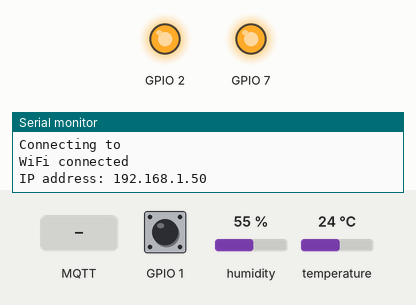
This sketch was run on a simulated ESP32-S3. Parts: output pins drawn as LEDs (lit = HIGH), the last lines printed to the serial monitor. Inputs (shaded band) come from the test bench; at power-on: GPIO 1 HIGH, humidity 55 %, temperature 24 °C. WiFi joins after 1.5 s; servers stay silent unless stated; no MQTT or app messages arrive unless stated.

Above: at 3.2 s.
3.3 s: MQTT message "on" arrives on the first subscribed topic
At 6.0 s:
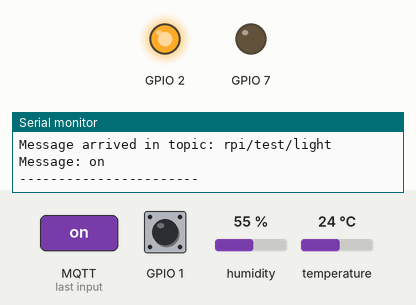
6.3 s: MQTT message "rpi/test/light" arrives on the first subscribed topic
At 7.6 s:
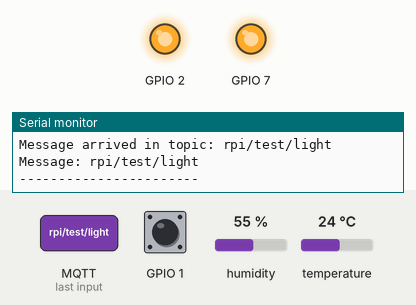
Timing chart, 0 to 9.3 s (numbered marks = the images above; inputs shaded):
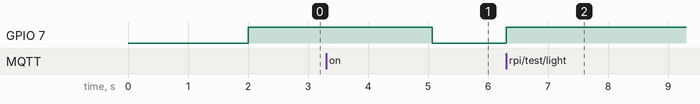

Measured:
- after the input at 3.3 s, GPIO 7: HIGH → LOW after 1.8 s
- after the input at 6.3 s, GPIO 7: LOW → HIGH at once

The sketch:

MQTT.ino
```cpp
#include<WiFi.h>
#include <PubSubClient.h>
#include <Adafruit_Sensor.h>
#include <DHT22.h>
#define DHTPIN 6
const char* ssid = "";
const char* password =  "";
const char* mqttServer = "192.168.1.8";
const int mqttPort = 1883;
WiFiClient espClient;
const char* mqttClientName = "ESP32-Client-LivingRoom";
PubSubClient client(espClient);
long lastReconnectAttempt = 0,t=0,t_prev=0;
int alert;
DHT22 dht22(DHTPIN);
void callback(char* topic, byte* payload, unsigned int length) {
  Serial.print("Message arrived in topic: ");
  Serial.println(topic);

  Serial.print("Message: ");
  char message[length + 1];
  memcpy(message, payload, length);
  message[length] = '\0';
  Serial.println(message);
  if(strcmp(topic,"rpi/test/light")==0){
  if (strcmp(message, "on") == 0) {
    digitalWrite(7,LOW);
  }
  else{
    digitalWrite(7,HIGH);
  }
  }
  else if(strcmp(topic,"rpi/test/bed")==0){
    if (strcmp(message, "on") == 0) {
    digitalWrite(5,LOW);
  }
  else{
    digitalWrite(5,HIGH);
  }
  }
   else if(strcmp(topic,"rpi/alert")==0){
    if (strcmp(message, "check") == 0) {

    }
    if (strcmp(message, "reset") == 0) {
      alert = 0;
    }
   }

  Serial.println("-----------------------");
}

void reconnect() {
  while (!client.connected()) {
    Serial.print("Attempting MQTT connection...");
    if (client.connect(mqttClientName)) {
      Serial.println("connected");
      client.subscribe("rpi/test/light");
      client.subscribe("rpi/test/bed");
      client.subscribe("rpi/alert");
    } else {
      Serial.print("failed, rc=");
      Serial.print(client.state());
      Serial.println(" try again in 5 seconds");
      delay(5000);
    }
  }
}

void setup() {
  Serial.begin(115200);

  Serial.println();
  Serial.print("Connecting to ");
  Serial.println(ssid);


  WiFi.begin(ssid, password);

  while (WiFi.status() != WL_CONNECTED) {
    delay(500);

  }
  Serial.println("");
  Serial.println("WiFi connected");
  Serial.print("IP address: ");
  Serial.println(WiFi.localIP());
  delay(500);
  pinMode(2,OUTPUT);
  pinMode(7,OUTPUT);
  pinMode(1,INPUT);
  digitalWrite(2,HIGH);
  digitalWrite(7,HIGH);
  client.setServer(mqttServer, mqttPort);
  client.setCallback(callback);

  lastReconnectAttempt = 0;
}

void loop() {
  int x = digitalRead(1);
  alert = x==0?1:alert;
  if (!client.connected()) {
    long now = millis();
    if (now - lastReconnectAttempt > 5000) {
      lastReconnectAttempt = now;
      reconnect();

    }
  } else {
    client.loop();
  }

  t = millis();
  float t = dht22.getTemperature();
  float h = dht22.getHumidity();
  if(t-t_prev>10000){
    if(alert==1){
     client.publish("esp/alert","alert");
     Serial.println("alert");
    }
    else{
        client.publish("esp/alert","");
    }
    if(!isnan(t) && !isnan(h)){
      String mssg = String(t)+','+String(h);
      char buf[mssg.length()+1];
      mssg.toCharArray(buf, sizeof(buf));
      client.publish("esp/weather",buf);
    }
  }

}
```
